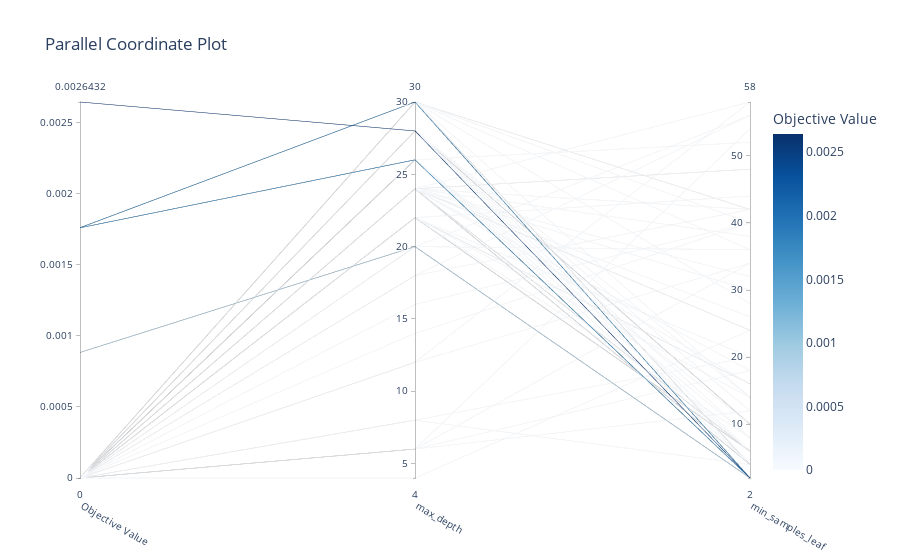

Notebook code cell kept with this figure:
### Code cell
optuna.visualization.plot_parallel_coordinate(study)

### Figure 1 — Plotly figure (JSON) as saved in the notebook; plotly's stock layout.template omitted (floating-point values rounded to 4 significant figures)
{"data": [{"dimensions": [{"label": "Objective Value", "range": [0, 0.002643], "values": [0, 0, 0, 0, 0, 0, 0, 0, 0, 0, 0, 0, 0, 0, 0, 0, 0, 0, 0, 0, 0, 0, 0, 0, 0, 0, 0, 0.00176, 0, 0, 0, 0, 0.002643, 0.001759, 0.001759, 0, 0.001759, 0.001759, 0, 0.001759, 0, 0.001759, 0, 0.001759, 0.001759, 0.001759, 0, 0.001759, 0.001759, 0, 0, 0, 0, 0, 0, 0, 0, 0, 0, 0, 0, 0, 0, 0, 0, 0, 0, 0, 0, 0, 0, 0, 0, 0, 0, 0, 0, 0, 0, 0, 0, 0, 0, 0, 0, 0, 0, 0, 0, 0.0008825, 0.0008825, 0.00176, 0.00176, 0.00176, 0.00176, 0.00176, 0.00176, 0.00176, 0.0008825, 0.0008825]}, {"label": "max_depth", "range": [4, 30], "values": [24, 22, 28, 4, 26, 8, 22, 6, 12, 6, 12, 8, 20, 22, 24, 24, 18, 6, 30, 30, 6, 30, 30, 20, 24, 24, 18, 30, 30, 14, 30, 16, 28, 26, 26, 28, 26, 26, 28, 26, 26, 26, 26, 26, 26, 26, 26, 26, 26, 26, 28, 28, 28, 28, 28, 28, 28, 28, 28, 28, 28, 22, 22, 22, 22, 22, 22, 22, 22, 22, 22, 22, 24, 24, 24, 24, 24, 24, 24, 24, 24, 24, 24, 24, 24, 24, 30, 30, 30, 20, 20, 30, 30, 30, 30, 30, 30, 30, 20, 20]}, {"label": "min_samples_leaf", "range": [2, 58], "values": [32, 8, 14, 24, 52, 4, 20, 54, 58, 12, 34, 20, 56, 44, 58, 30, 56, 34, 28, 14, 18, 40, 36, 36, 38, 42, 42, 2, 42, 40, 42, 40, 2, 2, 2, 4, 2, 2, 6, 2, 6, 2, 4, 2, 2, 2, 8, 2, 2, 10, 10, 10, 10, 10, 10, 10, 12, 10, 8, 10, 10, 14, 6, 6, 6, 6, 6, 6, 6, 6, 16, 16, 6, 6, 6, 4, 16, 4, 48, 4, 18, 26, 24, 24, 48, 4, 4, 4, 4, 2, 2, 2, 2, 2, 2, 2, 2, 2, 2, 2]}], "labelangle": 30, "labelside": "bottom", "line": {"color": [0, 0, 0, 0, 0, 0, 0, 0, 0, 0, 0, 0, 0, 0, 0, 0, 0, 0, 0, 0, 0, 0, 0, 0, 0, 0, 0, 0.00176, 0, 0, 0, 0, 0.002643, 0.001759, 0.001759, 0, 0.001759, 0.001759, 0, 0.001759, 0, 0.001759, 0, 0.001759, 0.001759, 0.001759, 0, 0.001759, 0.001759, 0, 0, 0, 0, 0, 0, 0, 0, 0, 0, 0, 0, 0, 0, 0, 0, 0, 0, 0, 0, 0, 0, 0, 0, 0, 0, 0, 0, 0, 0, 0, 0, 0, 0, 0, 0, 0, 0, 0, 0, 0.0008825, 0.0008825, 0.00176, 0.00176, 0.00176, 0.00176, 0.00176, 0.00176, 0.00176, 0.0008825, 0.0008825], "colorbar": {"title": {"text": "Objective Value"}}, "colorscale": [[0, "rgb(247,251,255)"], [0.125, "rgb(222,235,247)"], [0.25, "rgb(198,219,239)"], [0.375, "rgb(158,202,225)"], [0.5, "rgb(107,174,214)"], [0.625, "rgb(66,146,198)"], [0.75, "rgb(33,113,181)"], [0.875, "rgb(8,81,156)"], [1, "rgb(8,48,107)"]], "reversescale": false, "showscale": true}, "type": "parcoords"}], "layout": {"title": {"text": "Parallel Coordinate Plot"}}}
